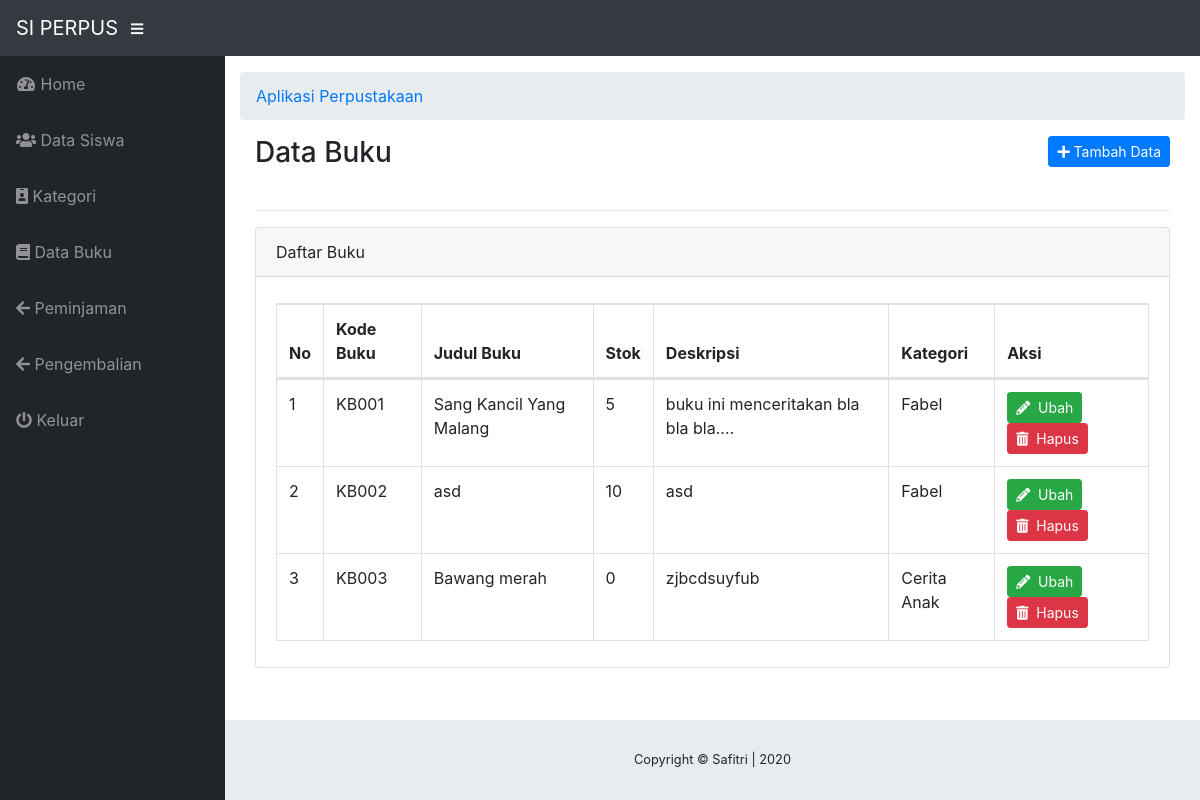
Page /index.php?menu=buku (signed in) on the committed database.
### tables this page shows
CREATE TABLE `tb_buku` (
  `id_buku` int(10) NOT NULL,
  `kode_buku` varchar(50) NOT NULL,
  `judul_buku` varchar(100) NOT NULL,
  `stok` int(10) NOT NULL,
  `deskripsi` varchar(500) NOT NULL,
  `id_kategori` int(10) NOT NULL
);

CREATE TABLE `tb_kategori` (
  `id_kategori` int(10) NOT NULL,
  `kode_kategori` varchar(100) NOT NULL,
  `kategori` varchar(100) NOT NULL
);

### buku/index.php (the view, shortened to what this page needs)
<?php
include 'koneksi.php';
?>
<div class="container-fluid">
<div class="clearfix">
	<h1 class="h3 mb-4 text-gray-800 float-left">Data Buku</h1>
	<a href="index.php?menu=tambah_buku" class="btn btn-primary btn-sm float-right"><i class="fas fa-plus"></i> Tambah Data</a>
</div>
<hr>
	<div class="card">
	<div class="card-header">Daftar Buku</div>
	<div class="card-body">
		<div class="row"><div class="col-sm-12"><table class="table table-bordered dataTable no-footer" id="dataTable" width="100%" cellspacing="0" role="grid" aria-describedby="dataTable_info" style="width: 100%;">
				<thead>
					<tr role="row">
						<th> No </th>
						<th> Kode Buku </th>
						<th> Judul Buku </th>
						<th> Stok  </th>
						<th> Deskripsi  </th>
						<th> Kategori  </th>
						<th> Aksi </th>
					</tr>
				</thead>
				<tbody>
	<?php
		$data= mysqli_query($koneksi, "SELECT * FROM tb_buku JOIN tb_kategori
			ON tb_buku.id_kategori= tb_kategori.id_kategori");
	$no = 1;
	while($a = mysqli_fetch_assoc($data)) : ?>
	<tr role="row" class="odd">
	<td class="sorting_1"><?= $no++ ?></td>
	<td> <?= $a["kode_buku"]; ?> </td>
	<td> <?= $a["judul_buku"]; ?> </td>
	<td> <?= $a["stok"];  ?> </td>
	<td> <?= $a["deskripsi"]; ?></td>
	<td> <?= $a["kategori"]; ?> </td>
	<td>
		<a href="index.php?menu=edit_buku&kode_buku= <?= $a["kode_buku"]; ?>" class="btn btn-sm btn-success"><i class="fas fa-pencil-alt"></i>&nbsp;&nbsp;Ubah</a>
		<a href="index.php?menu=hapus_buku&kode_buku= <?= $a["kode_buku"]; ?>" class="btn btn-sm btn-danger" onclick="return confirm('apakah anda yakin?')"><i class="fas fa-trash-alt"></i>&nbsp;&nbsp;Hapus</a>
	</td>
		</tr>
			<?php endwhile; ?>
	</tbody>
			</table>
		</div>
	</div>
</div>
</div>

### rows in the picture
tb_buku: kode_buku "KB001", judul_buku "Sang Kancil Yang Malang", stok "5", deskripsi "buku ini menceritakan bla bla bla....", id_kategori.kategori "Fabel"
tb_buku: kode_buku "KB002", judul_buku "asd", stok "10", deskripsi "asd", id_kategori.kategori "Fabel"
tb_buku: kode_buku "KB003", judul_buku "Bawang merah", stok "0", deskripsi "zjbcdsuyfub", id_kategori.kategori "Cerita Anak"
